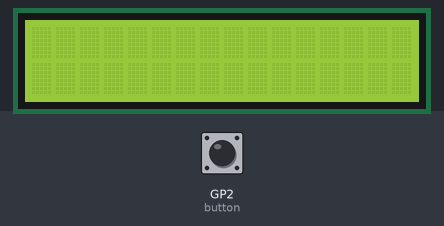
This program was run on a simulated Raspberry Pi Pico running MicroPython. On the bench: 16×2 character LCD. Wiring (from the project's diagram.json): green button on GP2. The inputs (shaded band) are chosen by the test bench; at power-on: GP2 (button) HIGH. Library files of the repository ran but are not shown: pico_i2c_lcd.py.

Above: at 1.2 s.
1.3 s: GP2 (button) pulled LOW for 0.15 s
At 2.3 s:
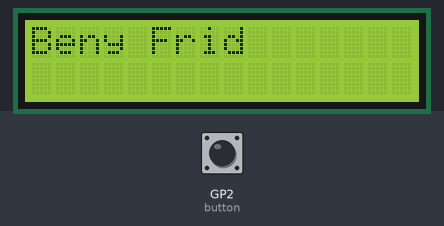
Timing chart, 0 to 4.3 s (numbered marks = the images above; inputs shaded):
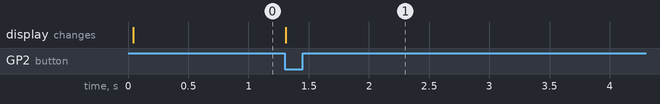

The program:

main.py
```python
from machine import I2C, Pin
from time import sleep
from pico_i2c_lcd import I2cLcd

i2c = I2C(0, sda=Pin(0), scl=Pin(1), freq=400000)
I2C_ADDR = i2c.scan()[0]
lcd = I2cLcd(i2c, I2C_ADDR, 2, 16)

button = Pin(2, Pin.IN, Pin.PULL_UP)

last_button_state = 1
message = "Hello world!"

while True:
    button_state = button.value()

    if button_state == 0 and last_button_state == 1:
        message = "Beny Frid" if message == "Hello world!" else "Hello world!"
        lcd.putstr(message)
        sleep(5)
        lcd.clear()
        sleep(1)
    last_button_state = button_state
```

Measured:
- after the input at 1.3 s, the display: changes at once (image 1)
